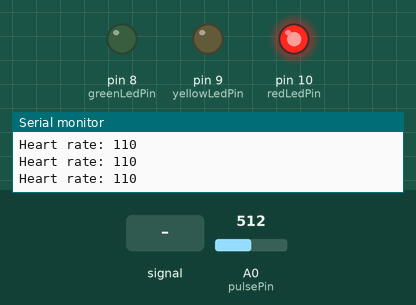
Simulated run of this sketch. Board: Arduino Uno, built with avr-gcc and run on an emulated ATmega328P. Shown: output pins drawn as LEDs (lit = HIGH), the last lines printed to the serial monitor. Inputs (shaded band) come from the test bench; at power-on: A0 (pulsePin) = 512.

Above: at 1.2 s.
1.3 s: A0 (pulsePin) fed a 200 Hz sine of ±81 counts around its level
At 1.46 s:
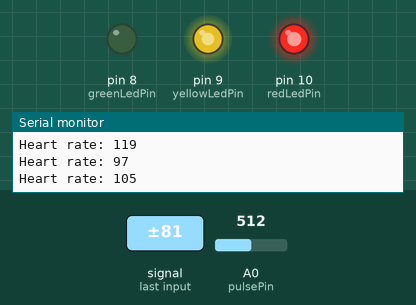
4.3 s: A0 (pulsePin) set to 306
At 4.7 s:
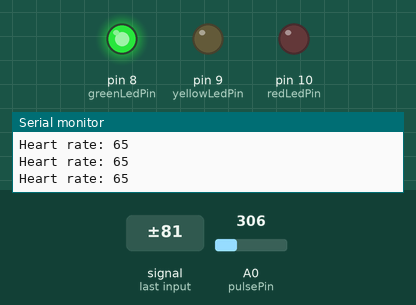
5.8 s: A0 (pulsePin) fed a 200 Hz sine of ±255 counts around its level
8.8 s: A0 (pulsePin) fed a 50 Hz sine of ±306 counts around its level
11.8 s: A0 (pulsePin) set to 511
At 12.5 s:
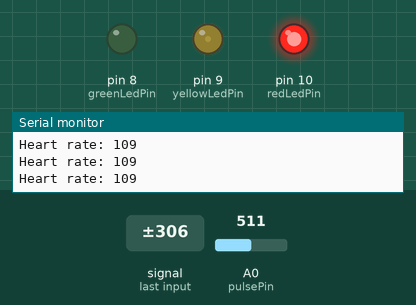
14.8 s: A0 (pulsePin) fed a 200 Hz sine of ±81 counts around its level
At 14.96 s:
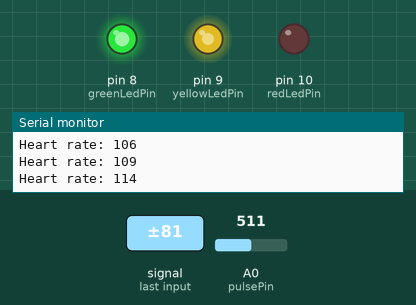
Timing chart, 0 to 18.8 s (numbered marks = the images above; inputs shaded):
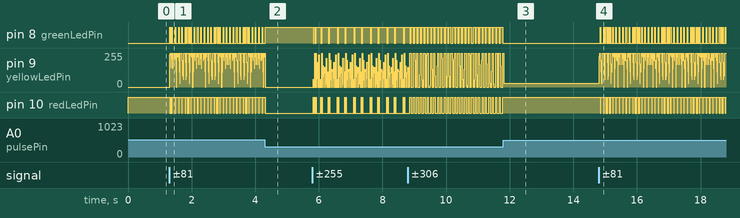

Measured:
- after the input at 4.3 s, pin 8 (greenLedPin): goes on until 4.3 s, then stays HIGH; pin 10 (redLedPin): goes on until 4.3 s, then stays LOW
- after the input at 11.8 s, pin 8 (greenLedPin): stops changing and stays LOW; pin 10 (redLedPin): stops changing and stays HIGH
- after the input at 14.8 s, pin 8 (greenLedPin): LOW → HIGH after 0.05 s, then moves between LOW and HIGH, repeating every 0.80 s; pin 9 (yellowLedPin): 29/255 → 227/255 at once, then moves between 0/255 and 255/255, repeating every 0.91 s; pin 10 (redLedPin): HIGH → LOW after 0.05 s, then moves between LOW and HIGH, repeating every 0.80 s

The sketch:

HeartBeatMonitorPulse.ino
```cpp
// THE HEART MONITOR
// Code put together by Inga Woods-Waight
// TikTok - @ingawoods.waight
// Instagram - @ingawoods.waight

//attempting to see if this commit works from vscode

// Define the pins for the pulse sensor and LEDs
int pulsePin = A0;
int greenLedPin = 8;
int yellowLedPin = 9;
int redLedPin = 10;

// Variables to store the heart rate and LED brightness values
int heartRate = 0;
int greenBrightness = 0;
int yellowBrightness = 0;
int redBrightness = 0;

void setup() {
  // Initialize the serial communication
  Serial.begin(9600);

  // Set the LED pins as output
  pinMode(greenLedPin, OUTPUT);
  pinMode(yellowLedPin, OUTPUT);
  pinMode(redLedPin, OUTPUT);
}

void loop() {
  // Read the pulse sensor value and calculate the heart rate
  int pulseValue = analogRead(pulsePin);
  heartRate = map(pulseValue, 0, 1023, 0, 220);

  // Print the heart rate to the serial monitor
  Serial.print("Heart rate: ");
  Serial.println(heartRate);

  // Update the LED brightness based on the heart rate range
  if (heartRate <= 80) {
    greenBrightness = 255;
    yellowBrightness = 0;
    redBrightness = 0;
  }
  else if (heartRate > 80 && heartRate <= 100) {
    greenBrightness = map(heartRate, 81, 100, 255, 255);
    yellowBrightness = map(heartRate, 81, 100, 0, 255);
    redBrightness = 0;
  }
  else {
    greenBrightness = 0;
    yellowBrightness = map(heartRate, 101, 110, 255, 0);
    redBrightness = map(heartRate, 101, 110, 255, 255);
  }

  // Update the LED brightness values
  analogWrite(greenLedPin, greenBrightness);
  analogWrite(yellowLedPin, yellowBrightness);
  analogWrite(redLedPin, redBrightness);

  // Delay for a short period of time before looping again
  delay(10);
}
```
